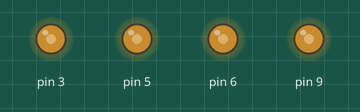
Simulated run of this sketch. Board: Arduino Uno, built with avr-gcc and run on an emulated ATmega328P. Shown: output pins drawn as LEDs (lit = HIGH). What the sketch prints to the serial monitor is not drawn.

Above: at 0.1 s.
Timing chart, 0 to 19.5 s (numbered marks = the images above):
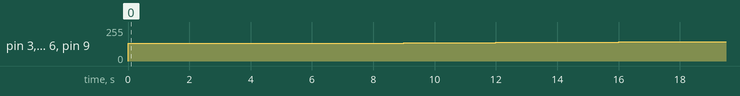

Measured:
- by itself, pin 3, pin 5, pin 6, pin 9: moves from 0/255 to 145/255 over 18.0 s

The sketch:

escTester.ino
```cpp
int speed = 132;

void setup(){
  Serial.begin(9600);
}

void loop() {
  Serial.println(speed);

  analogWrite(3, speed);
  analogWrite(5, speed);
  analogWrite(6, speed);
  analogWrite(9, speed);

  if(speed == 132){
    delay(5000);
  }
  if(speed < 145){
    speed++;
    delay(1000);
  }
}
```
